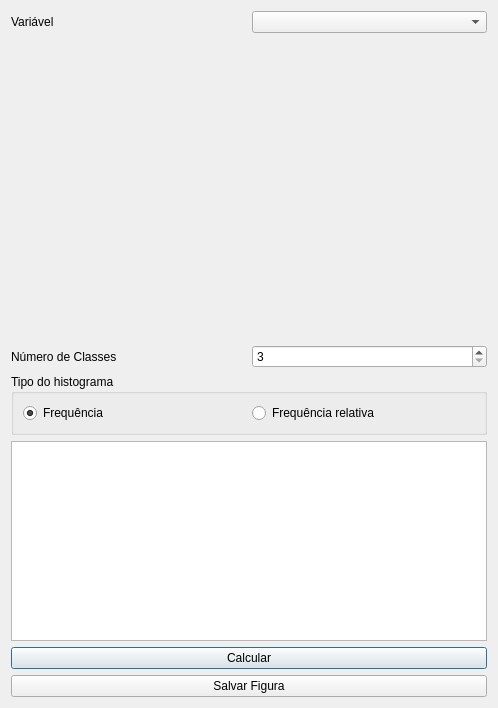
<?xml version="1.0" encoding="UTF-8"?>
<ui version="4.0">
 <class>statistics</class>
 <widget class="QDialog" name="statistics">
  <property name="geometry">
   <rect>
    <x>0</x>
    <y>0</y>
    <width>498</width>
    <height>694</height>
   </rect>
  </property>
  <property name="windowTitle">
   <string>Estatística Univariada</string>
  </property>
  <property name="windowIcon">
   <iconset resource="imagens.qrc">
    <normaloff>:/imagens/SimpleVar.png</normaloff>:/imagens/SimpleVar.png</iconset>
  </property>
  <layout class="QVBoxLayout" name="verticalLayout">
   <item>
    <layout class="QHBoxLayout" name="horizontalLayout">
     <item>
      <widget class="QLabel" name="label">
       <property name="text">
        <string>Variável </string>
       </property>
      </widget>
     </item>
     <item>
      <widget class="QComboBox" name="cabeca"/>
     </item>
    </layout>
   </item>
   <item>
    <widget class="QCustomPlot" name="customPlot" native="true">
     <property name="minimumSize">
      <size>
       <width>400</width>
       <height>300</height>
      </size>
     </property>
    </widget>
   </item>
   <item>
    <layout class="QHBoxLayout" name="horizontalLayout_2">
     <item>
      <widget class="QLabel" name="label_2">
       <property name="text">
        <string>Número de Classes</string>
       </property>
      </widget>
     </item>
     <item>
      <widget class="QSpinBox" name="classes">
       <property name="minimum">
        <number>3</number>
       </property>
       <property name="maximum">
        <number>999999999</number>
       </property>
      </widget>
     </item>
    </layout>
   </item>
   <item>
    <widget class="QGroupBox" name="groupBox">
     <property name="title">
      <string>Tipo do histograma</string>
     </property>
     <layout class="QHBoxLayout" name="horizontalLayout_3">
      <item>
       <widget class="QRadioButton" name="frequencia">
        <property name="text">
         <string>Frequência</string>
        </property>
        <property name="checked">
         <bool>true</bool>
        </property>
       </widget>
      </item>
      <item>
       <widget class="QRadioButton" name="radioButton">
        <property name="text">
         <string>Frequência relativa</string>
        </property>
       </widget>
      </item>
     </layout>
    </widget>
   </item>
   <item>
    <widget class="QTextEdit" name="resultado">
     <property name="minimumSize">
      <size>
       <width>0</width>
       <height>200</height>
      </size>
     </property>
    </widget>
   </item>
   <item>
    <widget class="QPushButton" name="pushButton">
     <property name="text">
      <string>Calcular</string>
     </property>
    </widget>
   </item>
   <item>
    <widget class="QPushButton" name="pushButton_2">
     <property name="text">
      <string>Salvar Figura</string>
     </property>
    </widget>
   </item>
  </layout>
 </widget>
 <customwidgets>
  <customwidget>
   <class>QCustomPlot</class>
   <extends>QWidget</extends>
   <header location="global">qcustomplot.h</header>
   <container>1</container>
  </customwidget>
 </customwidgets>
 <resources>
  <include location="imagens.qrc"/>
 </resources>
 <connections/>
</ui>
